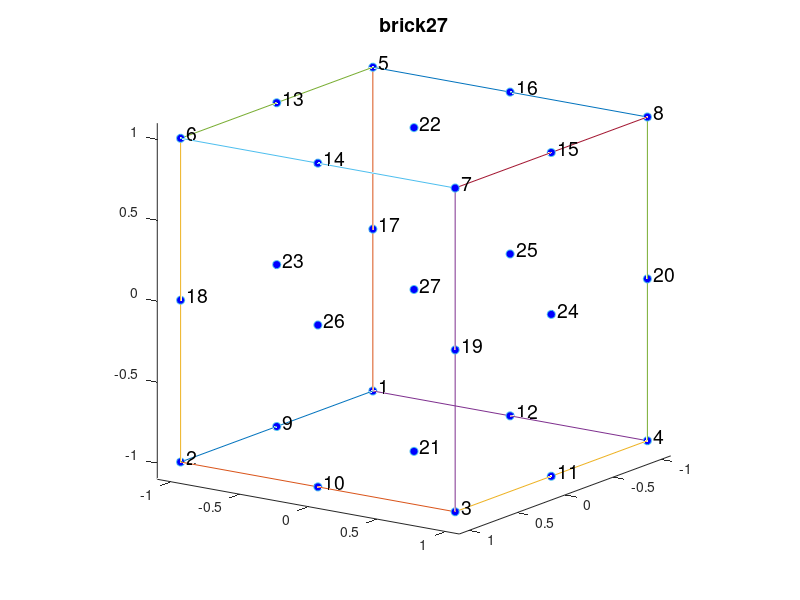

Here is the MATLAB script that generated this plot:
function reference_elements

%% 3 node triangle
draw_reference_element('tri3');


%% 6 node triangle
draw_reference_element('tri6');


%% 7 node triangle
draw_reference_element('tri7');

%% 4 node quad
draw_reference_element('quad4');

%% 8 node quad
draw_reference_element('quad8');

%% 9 node quad
draw_reference_element('quad9');

%% 4 node tetra
draw_reference_element('tet4');

%% 10 node tetra
draw_reference_element('tet10');

%% 14 node tetra
draw_reference_element('tet14');

%% 15 node tetra
draw_reference_element('tet15');

%% 8 node brick
draw_reference_element('brick8');

%% 20 node brick
draw_reference_element('brick20');

%% 26 node brick
draw_reference_element('brick26');

%% 27 node brick
draw_reference_element('brick27');

end

%% Definitions of reference elements
% The below function includes definitions of the used elements, i.e.,
% coordinates of nodes in reference elements and node order in element,
% edge, and face definitions. Notation:
%
%  * NODES: node coordinates in conventional order
%  * EDGES: edge definitions using node ids, in conventional order
%  * FACES: face definitions using node ids, in conventional order
%

function draw_reference_element(elemtype, NODES, EDGES)

switch elemtype
    case 'tri3'
        NODES = [0 0; 1 0; 0 1]';
        EDGES = [2 3; 3 1; 1 2 ]';
        
    case 'tri6'
        NODES = [0 0; 1 0; 0 1; 0.5 0.5; 0 0.5; 0.5 0]';
        EDGES = [2 4 3; 3 5 1; 1 6 2]';
        
    case 'tri7'
        NODES = [0 0; 1 0; 0 1; 0.5 0.5; 0 0.5; 0.5 0]';
        EDGES = [2 4 3; 3 5 1; 1 6 2]';
        % coordinates of central node
        ncorners = 3;
        NODES = [NODES [...
            mean(NODES(1, 1:ncorners)); ...
            mean(NODES(2, 1:ncorners))]];
        
    case 'quad4'
        NODES = [-1 -1; 1 -1; 1 1; -1 1; ]';
        EDGES = [1 2; 2 3; 3 4; 4 1]';
        
    case 'quad8'
        NODES = [-1 -1; 1 -1; 1 1; -1 1; 0 -1; 1 0; 0 1; -1 0]';
        EDGES = [1 5 2; 2 6 3; 3 7 4; 4 8 1]';
        
    case 'quad9'
        NODES = [-1 -1; 1 -1; 1 1; -1 1; 0 -1; 1 0; 0 1; -1 0]';
        EDGES = [1 5 2; 2 6 3; 3 7 4; 4 8 1]';
        % coordinates of central node
        ncorners = 4;
        NODES = [NODES [...
            mean(NODES(1, 1:ncorners)); ...
            mean(NODES(2, 1:ncorners))]];
        
    case 'tet4'
        NODES = [0 0 0; 1 0 0; 0 1 0; 0 0 1]';
        EDGES = [1 2; 2 3; 3 1; 1 4; 2 4; 3 4]';
        FACES = [2 3 4; 1 4 3; 1 2 4; 1 3 2]';
        
    case 'tet10'
        NODES = [0 0 0; 1 0 0; 0 1 0; 0 0 1; 0.5 0 0; 0.5 0.5 0; 0 0.5 0; 0 0 0.5; 0.5 0 0.5; 0 0.5 0.5]';
        EDGES = [1 5 2; 2 6 3; 3 7 1; 1 8 4; 2 9 4; 3 10 4]';
        FACES = [
            1     1     2     1
            3     2     3     4
            2     4     4     3
            7     5     6     8
            6     9    10    10
            5     8     9     7];
        
    case 'tet14'
        NODES = [0 0 0; 1 0 0; 0 1 0; 0 0 1; 0.5 0 0; 0.5 0.5 0; 0 0.5 0; 0 0 0.5; 0.5 0 0.5; 0 0.5 0.5;]';
        EDGES = [1 5 2; 2 6 3; 3 7 1; 1 8 4; 2 9 4; 3 10 4]';
        FACES = [
            1     1     2     1
            3     2     3     4
            2     4     4     3
            7     5     6     8
            6     9    10    10
            5     8     9     7
            11    12    13    14];
        
        
        % coordinates of midface nodes
        NODES = [NODES [...
            mean(reshape(NODES(1, FACES(1:3,:)), 3, 4)); ...
            mean(reshape(NODES(2, FACES(1:3,:)), 3, 4));...
            mean(reshape(NODES(3, FACES(1:3,:)), 3, 4))]];
        
    case 'tet15'
        NODES = [0 0 0; 1 0 0; 0 1 0; 0 0 1; 0.5 0 0; 0.5 0.5 0; 0 0.5 0; 0 0 0.5; 0.5 0 0.5; 0 0.5 0.5;]';
        EDGES = [1 5 2; 2 6 3; 3 7 1; 1 8 4; 2 9 4; 3 10 4]';
        FACES = [
            1     1     2     1
            3     2     3     4
            2     4     4     3
            7     5     6     8
            6     9    10    10
            5     8     9     7
            11    12    13    14];
        
        % coordinates of midface nodes
        NODES = [NODES [...
            mean(reshape(NODES(1, FACES(1:3,:)), 3, 4)); ...
            mean(reshape(NODES(2, FACES(1:3,:)), 3, 4));...
            mean(reshape(NODES(3, FACES(1:3,:)), 3, 4))]];
        % coordinates of central node
        ncorners = 4;
        NODES = [NODES [...
            mean(NODES(1, 1:ncorners)); ...
            mean(NODES(2, 1:ncorners));...
            mean(NODES(3, 1:ncorners))]];
        
    case 'brick8'
        NODES = [-1 -1 -1; 1 -1 -1; 1 1 -1; -1 1 -1; -1 -1 1; 1 -1 1; 1 1 1; -1 1 1]';
        EDGES = [1 2; 2 3; 3 4; 4 1; 5 6; 6 7; 7 8; 8 5; 1 5; 2 6; 3 7; 4 8]';
        FACES = [1 2 3 4; 5 6 7 8; 1 2 6 5; 3 4 8 7; 1 4 8 5; 2 3 7 6]';

    case 'brick20'
        NODES = [-1 -1 -1; 1 -1 -1; 1 1 -1; -1 1 -1; -1 -1 1; 1 -1 1; 1 1 1; -1 1 1;...
            0 -1 -1; 1 0 -1; 0 1 -1; -1 0 -1; 0 -1 1; 1 0 1; 0 1 1; -1 0 1; ...
            -1 -1 0; 1 -1 0; 1 1 0; -1 1 0]';
        EDGES = [1 9 2; 2 10 3; 3 11 4; 4 12 1; 5 13 6; 6 14 7; 7 15 8; 8 16 5; 1 17 5; 2 18 6; 3 19 7; 4 20 8]';
        FACES = [...
            1     5     1     3     1     2
            2     6     2     4     4     3
            3     7     6     8     8     7
            4     8     5     7     5     6
            9    13     9    11    12    10
            10    14    18    20    20    19
            11    15    13    15    16    14
            12    16    17    19    17    18];
        
    case 'brick26'
        NODES = [-1 -1 -1; 1 -1 -1; 1 1 -1; -1 1 -1; -1 -1 1; 1 -1 1; 1 1 1; -1 1 1;...
            0 -1 -1; 1 0 -1; 0 1 -1; -1 0 -1; 0 -1 1; 1 0 1; 0 1 1; -1 0 1; ...
            -1 -1 0; 1 -1 0; 1 1 0; -1 1 0]';
        EDGES = [1 9 2; 2 10 3; 3 11 4; 4 12 1; 5 13 6; 6 14 7; 7 15 8; 8 16 5; 1 17 5; 2 18 6; 3 19 7; 4 20 8]';
        FACES = [...
            1     5     1     3     1     2
            2     6     2     4     4     3
            3     7     6     8     8     7
            4     8     5     7     5     6
            9    13     9    11    12    10
            10    14    18    20    20    19
            11    15    13    15    16    14
            12    16    17    19    17    18
            21    22    23    24    25    26];
        % coordinates of midface nodes
        NODES = [NODES [...
            mean(reshape(NODES(1, FACES(1:4,:)), 4, 6)); ...
            mean(reshape(NODES(2, FACES(1:4,:)), 4, 6));...
            mean(reshape(NODES(3, FACES(1:4,:)), 4, 6))]];

    case 'brick27'
        NODES = [-1 -1 -1; 1 -1 -1; 1 1 -1; -1 1 -1; -1 -1 1; 1 -1 1; 1 1 1; -1 1 1;...
            0 -1 -1; 1 0 -1; 0 1 -1; -1 0 -1; 0 -1 1; 1 0 1; 0 1 1; -1 0 1; ...
            -1 -1 0; 1 -1 0; 1 1 0; -1 1 0]';
        EDGES = [1 9 2; 2 10 3; 3 11 4; 4 12 1; 5 13 6; 6 14 7; 7 15 8; 8 16 5; 1 17 5; 2 18 6; 3 19 7; 4 20 8]';
        FACES = [...
            1     5     1     3     1     2
            2     6     2     4     4     3
            3     7     6     8     8     7
            4     8     5     7     5     6
            9    13     9    11    12    10
            10    14    18    20    20    19
            11    15    13    15    16    14
            12    16    17    19    17    18
            21    22    23    24    25    26];
        % coordinates of midface nodes
        NODES = [NODES [...
            mean(reshape(NODES(1, FACES(1:4,:)), 4, 6)); ...
            mean(reshape(NODES(2, FACES(1:4,:)), 4, 6));...
            mean(reshape(NODES(3, FACES(1:4,:)), 4, 6))]];
        % coordinates of central node
        ncorners = 8;
        NODES = [NODES [...
            mean(NODES(1, 1:ncorners)); ...
            mean(NODES(2, 1:ncorners));...
            mean(NODES(3, 1:ncorners))]];
        
    otherwise
        error(['element ' elemtype ' is not supported.'])
end

% plot
clf;
if size(NODES, 1)==2
    plot(NODES(1, EDGES), NODES(2, EDGES), '-');
    hold on;
    plot(NODES(1, :)', NODES(2, :)', 'o', 'MarkerSize', 6, 'MarkerFaceColor', 'blue');
    minx = min(NODES(1,:));
    maxx = max(NODES(1,:));
    miny = min(NODES(2,:));
    maxy = max(NODES(2,:));
    axis square; axis([minx-0.1 maxx+0.1 miny-0.1 maxy+0.1]);
    for i=1:size(NODES, 2)
        text(NODES(1, i)+0.02, NODES(2, i)+0.07, num2str(i), 'FontSize', 14);
    end
else
    hold on;
    for e=1:size(EDGES, 2)
        plot3(NODES(1, EDGES(:,e)), NODES(2, EDGES(:,e)), NODES(3, EDGES(:,e)), '-');
    end
    plot3(NODES(1, :), NODES(2, :), NODES(3, :), 'o', 'MarkerSize', 6, 'MarkerFaceColor', 'blue');
    minx = min(NODES(1,:));
    maxx = max(NODES(1,:));
    miny = min(NODES(2,:));
    maxy = max(NODES(2,:));
    minz = min(NODES(3,:));
    maxz = max(NODES(3,:));
    axis square; axis([minx-0.1 maxx+0.1 miny-0.1 maxy+0.1 minz-0.1 maxz+0.1 ]);
    for i=1:size(NODES, 2)
        text(NODES(1, i)+0.01, NODES(2, i)+0.05, NODES(3, i)+0.04, num2str(i), 'FontSize', 14);
    end
    view(125, 15);
end

title(elemtype, 'FontSize', 14);
end
